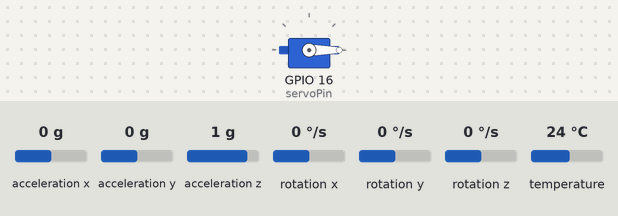
The sketch below on a simulated ESP8266 (NodeMCU). Parts: servo. The test bench sets the inputs (shaded band); at power-on: acceleration x 0 g, acceleration y 0 g, acceleration z 1 g, rotation x 0 °/s, rotation y 0 °/s, rotation z 0 °/s, temperature 24 °C. WiFi joins after 1.5 s; servers stay silent unless stated; what the sketch prints to the serial monitor is not drawn.

Above: at 1.75 s.
At 2.3 s:
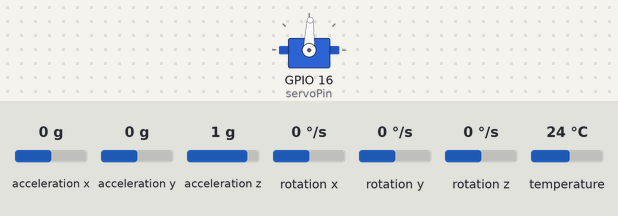
At 2.85 s:
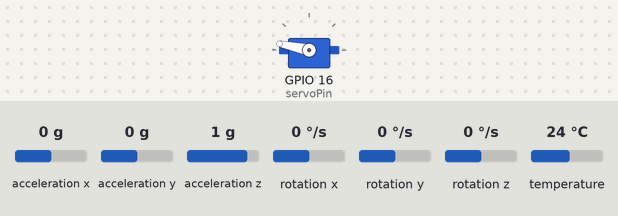
At 4.0 s:
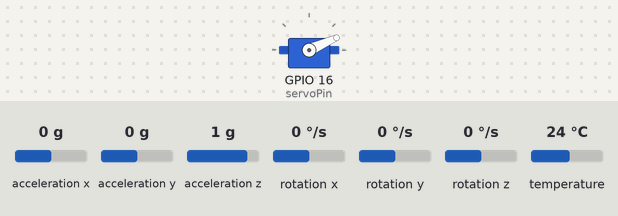
Timing chart, 0 to 7.5 s (numbered marks = the images above):
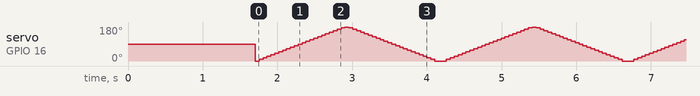

The sketch:

tryingClient.ino
```cpp
#include <Arduino.h>
#include <ESP8266WiFi.h>
#include <WiFiClient.h>
#include <Adafruit_MPU6050.h>
#include <Adafruit_Sensor.h>
#include <Wire.h>
#include <Servo.h>
const uint16_t port = 65432;
const char *host = "192.168.0.187";
int servoPin = 16;
int servoCounter=0;
int servoDirection=0;
Adafruit_MPU6050 mpu;
Servo Servo1;
WiFiClient client;
void setup()
{
       Servo1.attach(servoPin);
    Serial.begin(115200);
    Serial.println("Connecting...\n");
    WiFi.mode(WIFI_STA);
    WiFi.begin("TP-LINK_AZI_3_2G", "Suzi12345612!"); // change it to your ussid and password
    while (WiFi.status() != WL_CONNECTED)
    {
        delay(500);
        Serial.print(".");
    }
    client.connect(host, port);
    Serial.println("Connected to server successful!");
    if (!mpu.begin()) {
    Serial.println("Failed to find MPU6050 chip");
    while (1) {
      delay(10);
    }
  }

  mpu.setAccelerometerRange(MPU6050_RANGE_2_G);
  mpu.setGyroRange(MPU6050_RANGE_500_DEG);
  mpu.setFilterBandwidth(MPU6050_BAND_5_HZ);
}
void doServo(){

    Servo1.write(servoCounter);

   if(servoCounter>180){
     servoDirection=1;
   }
   if(servoCounter<0){
     servoDirection=0;
   }
  if(servoDirection==0){
     servoCounter+=8;
   }
   else{
     servoCounter-=8;
   }
//   delay(6);

}
void loop()
{
  doServo();
  sensors_event_t a, g, temp;
  mpu.getEvent(&a, &g, &temp);

  String accTitle=" Acceleration ";
  String rotTitle=" Rotation ";
  String tempTitle=" Temperature ";
  String space=" ";
  String accMsg = accTitle + a.acceleration.x+space+a.acceleration.y+space+a.acceleration.z;
  String rotMsg = rotTitle + space+g.gyro.x+space+g.gyro.y+space+g.gyro.z;
  String tempMsg = tempTitle + temp.temperature;

  client.print(accMsg+rotMsg+tempMsg);
  delay(50);
//    while (client.available() > 0)
//    {
//        char c = client.read();
//        Serial.write(c);
//    }
    Serial.print('\n');
//    client.stop();
//    delay(5000);
}
```
